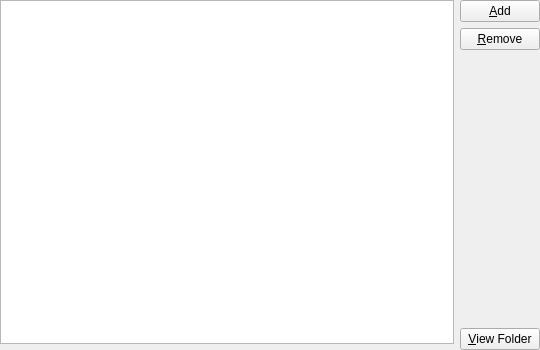
<?xml version="1.0" encoding="UTF-8"?>
<ui version="4.0">
 <class>ModFolderPage</class>
 <widget class="QWidget" name="ModFolderPage">
  <property name="geometry">
   <rect>
    <x>0</x>
    <y>0</y>
    <width>540</width>
    <height>350</height>
   </rect>
  </property>
  <property name="windowTitle">
   <string>Mods</string>
  </property>
  <layout class="QHBoxLayout" name="horizontalLayout">
   <property name="leftMargin">
    <number>0</number>
   </property>
   <property name="topMargin">
    <number>0</number>
   </property>
   <property name="rightMargin">
    <number>0</number>
   </property>
   <property name="bottomMargin">
    <number>0</number>
   </property>
   <item>
    <layout class="QVBoxLayout" name="verticalLayout">
     <item>
      <widget class="ModListView" name="modTreeView">
       <property name="sizePolicy">
        <sizepolicy hsizetype="Expanding" vsizetype="Expanding">
         <horstretch>0</horstretch>
         <verstretch>0</verstretch>
        </sizepolicy>
       </property>
       <property name="acceptDrops">
        <bool>true</bool>
       </property>
       <property name="dragDropMode">
        <enum>QAbstractItemView::DropOnly</enum>
       </property>
      </widget>
     </item>
     <item>
      <widget class="MCModInfoFrame" name="frame">
       <property name="sizePolicy">
        <sizepolicy hsizetype="Preferred" vsizetype="Minimum">
         <horstretch>0</horstretch>
         <verstretch>0</verstretch>
        </sizepolicy>
       </property>
      </widget>
     </item>
    </layout>
   </item>
   <item>
    <layout class="QVBoxLayout" name="verticalLayout_2">
     <item>
      <widget class="QPushButton" name="addModBtn">
       <property name="text">
        <string>&amp;Add</string>
       </property>
      </widget>
     </item>
     <item>
      <widget class="QPushButton" name="rmModBtn">
       <property name="text">
        <string>&amp;Remove</string>
       </property>
      </widget>
     </item>
     <item>
      <spacer name="verticalSpacer">
       <property name="orientation">
        <enum>Qt::Vertical</enum>
       </property>
       <property name="sizeHint" stdset="0">
        <size>
         <width>20</width>
         <height>40</height>
        </size>
       </property>
      </spacer>
     </item>
     <item>
      <widget class="QPushButton" name="viewModBtn">
       <property name="text">
        <string>&amp;View Folder</string>
       </property>
      </widget>
     </item>
    </layout>
   </item>
  </layout>
 </widget>
 <customwidgets>
  <customwidget>
   <class>ModListView</class>
   <extends>QTreeView</extends>
   <header>gui/widgets/ModListView.h</header>
  </customwidget>
  <customwidget>
   <class>MCModInfoFrame</class>
   <extends>QFrame</extends>
   <header>gui/widgets/MCModInfoFrame.h</header>
   <container>1</container>
  </customwidget>
 </customwidgets>
 <resources/>
 <connections/>
</ui>
